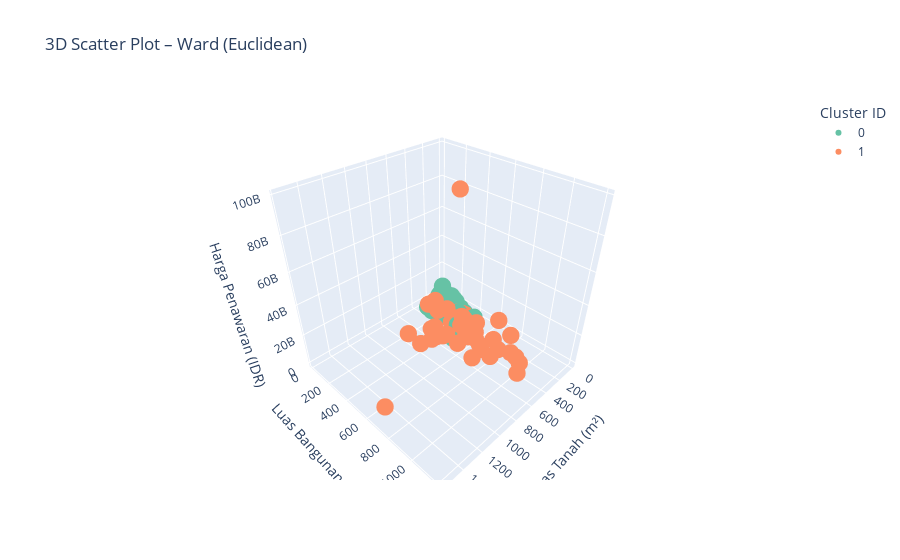
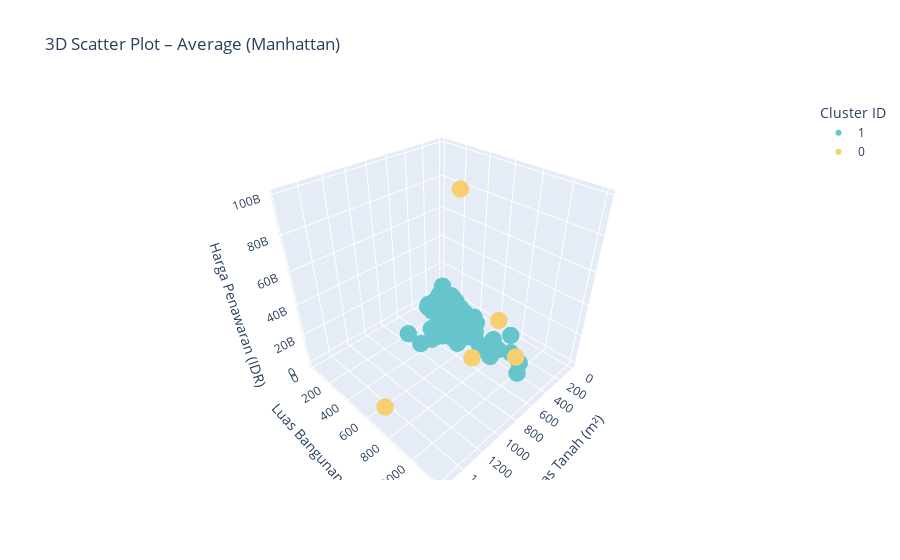

Notebook code cell kept with these figures, in order:
### Code cell
# ============================================================
# PART D – Hierarchical Clustering Modeling (Comparison)
# ============================================================

import matplotlib.pyplot as plt
import seaborn as sns
import scipy.cluster.hierarchy as sch
from sklearn.cluster import AgglomerativeClustering
from sklearn.metrics import silhouette_score
import plotly.express as px
import pandas as pd

# --- Data for clustering ---
X = df_scaled[numeric_cols]

# --- Number of clusters (use the best from silhouette analysis, or manually set) ---
n_clusters = best_n_clusters  # or for demo: n_clusters = 3

# ============================================================
# 1️⃣ DENDROGRAMS
# ============================================================

plt.figure(figsize=(14,6))

# --- Dendrogram for Ward-Euclidean ---
plt.subplot(1,2,1)
dendrogram_ward = sch.dendrogram(
    sch.linkage(X, method='ward', metric='euclidean')
)
plt.title("Dendrogram (Ward - Euclidean)")
plt.xlabel("Samples")
plt.ylabel("Euclidean Distance")

# --- Dendrogram for Average-Manhattan ---
plt.subplot(1,2,2)
dendrogram_avg = sch.dendrogram(
    sch.linkage(X, method='average', metric='cityblock')
)
plt.title("Dendrogram (Average - Manhattan)")
plt.xlabel("Samples")
plt.ylabel("Manhattan Distance")

plt.tight_layout()
plt.show()

# ============================================================
# 2️⃣ FIT TWO MODELS
# ============================================================

model_ward = AgglomerativeClustering(n_clusters=n_clusters, linkage='ward', metric='euclidean')
model_avg = AgglomerativeClustering(n_clusters=n_clusters, linkage='average', metric='manhattan')

labels_ward = model_ward.fit_predict(X)
labels_avg = model_avg.fit_predict(X)

df_compare = df.copy()
df_compare['Cluster_Ward'] = labels_ward
df_compare['Cluster_Avg'] = labels_avg

silhouette_ward = silhouette_score(X, labels_ward)
silhouette_avg = silhouette_score(X, labels_avg)

print(f"Silhouette Score (Ward - Euclidean): {silhouette_ward:.4f}")
print(f"Silhouette Score (Average - Manhattan): {silhouette_avg:.4f}")

# ============================================================
# 3️⃣ BAR CHART – CLUSTER SIZE COMPARISON
# ============================================================

plt.figure(figsize=(12,5))

plt.subplot(1,2,1)
sns.countplot(x='Cluster_Ward', data=df_compare, palette='Set2')
plt.title("Cluster Distribution – Ward (Euclidean)")
plt.xlabel("Cluster ID")
plt.ylabel("Number of Properties")

plt.subplot(1,2,2)
sns.countplot(x='Cluster_Avg', data=df_compare, palette='Set3')
plt.title("Cluster Distribution – Average (Manhattan)")
plt.xlabel("Cluster ID")
plt.ylabel("Number of Properties")

plt.tight_layout()
plt.show()

# ============================================================
# 4️⃣ 3D SCATTER PLOT COMPARISON
# ============================================================

# --- 3D Scatter for Ward - Euclidean ---
fig1 = px.scatter_3d(
    df_compare,
    x='Luas Tanah',
    y='Luas Bangunan',
    z='Harga Penawaran',
    color=df_compare['Cluster_Ward'].astype(str),
    title='3D Scatter Plot – Ward (Euclidean)',
    labels={'Luas Tanah':'Luas Tanah (m²)',
            'Luas Bangunan':'Luas Bangunan (m²)',
            'Harga Penawaran':'Harga Penawaran (IDR)',
            'color':'Cluster ID'},
    color_discrete_sequence=px.colors.qualitative.Set2
)
fig1.update_traces(marker=dict(size=6))
fig1.show()

# --- 3D Scatter for Average - Manhattan ---
fig2 = px.scatter_3d(
    df_compare,
    x='Luas Tanah',
    y='Luas Bangunan',
    z='Harga Penawaran',
    color=df_compare['Cluster_Avg'].astype(str),
    title='3D Scatter Plot – Average (Manhattan)',
    labels={'Luas Tanah':'Luas Tanah (m²)',
            'Luas Bangunan':'Luas Bangunan (m²)',
            'Harga Penawaran':'Harga Penawaran (IDR)',
            'color':'Cluster ID'},
    color_discrete_sequence=px.colors.qualitative.Pastel
)
fig2.update_traces(marker=dict(size=6))
fig2.show()

# ============================================================
# 5️⃣ CLUSTER CHARACTERISTICS SUMMARY
# ============================================================

summary_ward = df_compare.groupby('Cluster_Ward')[numeric_cols].mean()
summary_avg = df_compare.groupby('Cluster_Avg')[numeric_cols].mean()

print("=== Cluster Summary – Ward (Euclidean) ===")
display(summary_ward)

print("\n=== Cluster Summary – Average (Manhattan) ===")
display(summary_avg)

### Figure 1 — Plotly figure (JSON) as saved in the notebook; plotly's stock layout.template omitted (floating-point values rounded to 4 significant figures; data arrays with more than 128 entries replaced by an {"elided": "..."} marker saying what was removed)
{"data": [{"hovertemplate": "Cluster ID=0<br>Luas Tanah (m²)=%{x}<br>Luas Bangunan (m²)=%{y}<br>Harga Penawaran (IDR)=%{z}<extra></extra>", "legendgroup": "0", "marker": {"color": "rgb(102,194,165)", "size": 6, "symbol": "circle"}, "mode": "markers", "name": "0", "scene": "scene", "showlegend": true, "type": "scatter3d", "x": {"elided": "252 int values"}, "y": {"elided": "252 int values"}, "z": {"elided": "252 int values"}}, {"hovertemplate": "Cluster ID=1<br>Luas Tanah (m²)=%{x}<br>Luas Bangunan (m²)=%{y}<br>Harga Penawaran (IDR)=%{z}<extra></extra>", "legendgroup": "1", "marker": {"color": "rgb(252,141,98)", "size": 6, "symbol": "circle"}, "mode": "markers", "name": "1", "scene": "scene", "showlegend": true, "type": "scatter3d", "x": [350, 450, 420, 312, 352, 343, 522, 600, 660, 450, 845, 240, 425, 390, 616, 1561, 600, 792, 573, 390, 900, 364, 600, 495, 264, 375, 330, 240, 754, 942, 360, 480, 330, 850, 864, 343, 600, 479, 450, 631, 450, 320, 450, 395, 626, 500, 972, 942, 436, 240, 1000, 580, 594, 450, 678, 450], "y": [600, 530, 570, 500, 367, 601, 1000, 600, 550, 620, 1200, 350, 850, 500, 900, 750, 700, 509, 400, 920, 1100, 450, 700, 750, 360, 600, 550, 400, 530, 635, 500, 300, 750, 450, 600, 601, 800, 600, 450, 631, 600, 445, 600, 400, 350, 432, 440, 635, 659, 425, 1000, 1100, 1100, 650, 528, 650], "z": [5000000000, 10800000000, 4500000000, 5500000000, 8250000000, 12000000000, 18000000000, 99000000000, 12999999999, 15500000000, 39999990000, 2750000000, 8000000000, 13500000000, 13800000000, 14000000000, 16999999999, 19999999000, 20055000000, 20500000000, 58000000000, 9500000000, 16500000000, 5500000000, 5900000000, 5690000000, 7900000000, 5800000000, 14000000000, 25000000000, 10500000000, 19500000000, 6350000000, 8500000000, 28500000000, 12000000000, 16000000000, 8690000000, 3980000000, 9400000000, 7350000000, 8500000000, 14500000000, 4800000000, 24000000000, 20000000000, 20000000000, 25000000000, 6500000000, 6100000000, 35000000000, 19000000000, 12500000000, 13900000000, 11500000000, 15000000000]}], "layout": {"legend": {"title": {"text": "Cluster ID"}, "tracegroupgap": 0}, "scene": {"domain": {"x": [0, 1], "y": [0, 1]}, "xaxis": {"title": {"text": "Luas Tanah (m²)"}}, "yaxis": {"title": {"text": "Luas Bangunan (m²)"}}, "zaxis": {"title": {"text": "Harga Penawaran (IDR)"}}}, "title": {"text": "3D Scatter Plot – Ward (Euclidean)"}}}

### Figure 2 — Plotly figure (JSON) as saved in the notebook; plotly's stock layout.template omitted (floating-point values rounded to 4 significant figures; data arrays with more than 128 entries replaced by an {"elided": "..."} marker saying what was removed)
{"data": [{"hovertemplate": "Cluster ID=1<br>Luas Tanah (m²)=%{x}<br>Luas Bangunan (m²)=%{y}<br>Harga Penawaran (IDR)=%{z}<extra></extra>", "legendgroup": "1", "marker": {"color": "rgb(102, 197, 204)", "size": 6, "symbol": "circle"}, "mode": "markers", "name": "1", "scene": "scene", "showlegend": true, "type": "scatter3d", "x": {"elided": "303 int values"}, "y": {"elided": "303 int values"}, "z": {"elided": "303 int values"}}, {"hovertemplate": "Cluster ID=0<br>Luas Tanah (m²)=%{x}<br>Luas Bangunan (m²)=%{y}<br>Harga Penawaran (IDR)=%{z}<extra></extra>", "legendgroup": "0", "marker": {"color": "rgb(246, 207, 113)", "size": 6, "symbol": "circle"}, "mode": "markers", "name": "0", "scene": "scene", "showlegend": true, "type": "scatter3d", "x": [600, 845, 1561, 900, 1000], "y": [600, 1200, 750, 1100, 1000], "z": [99000000000, 39999990000, 14000000000, 58000000000, 35000000000]}], "layout": {"legend": {"title": {"text": "Cluster ID"}, "tracegroupgap": 0}, "scene": {"domain": {"x": [0, 1], "y": [0, 1]}, "xaxis": {"title": {"text": "Luas Tanah (m²)"}}, "yaxis": {"title": {"text": "Luas Bangunan (m²)"}}, "zaxis": {"title": {"text": "Harga Penawaran (IDR)"}}}, "title": {"text": "3D Scatter Plot – Average (Manhattan)"}}}
